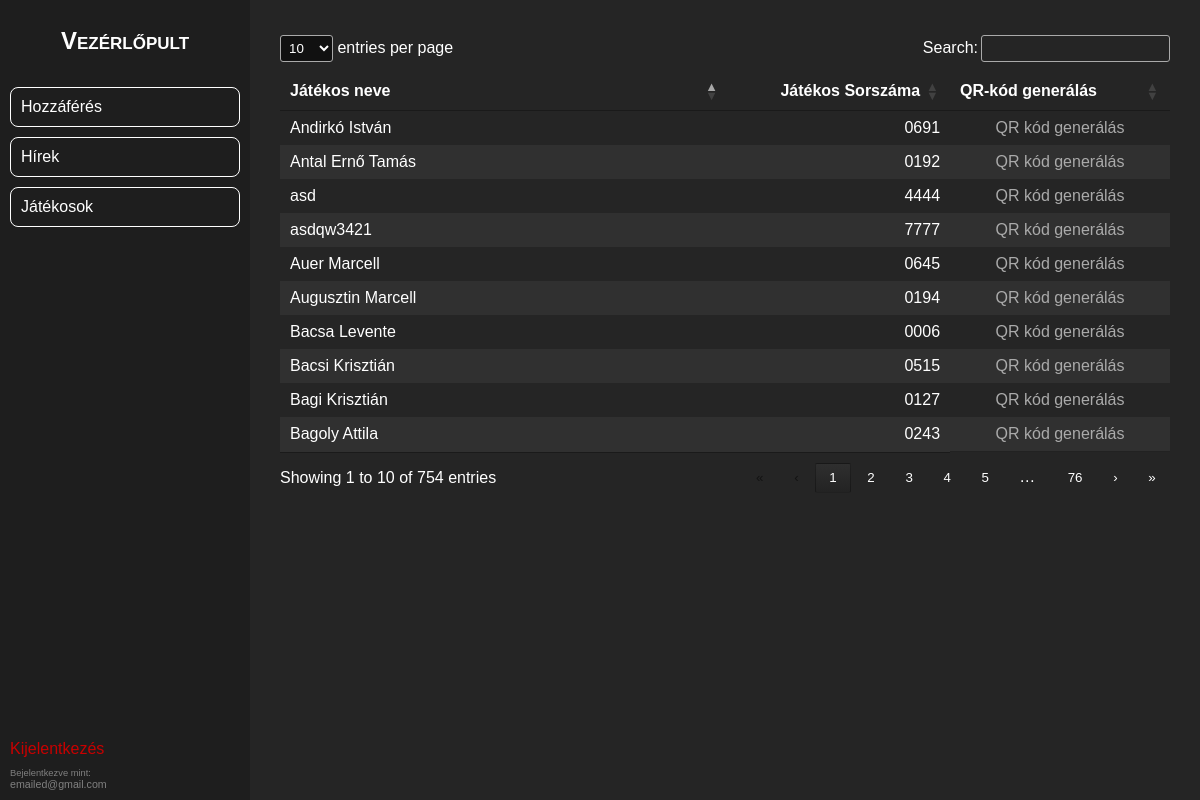
The page /admin/players/players_qr_kod.php (signed in) on the database as committed earlier.
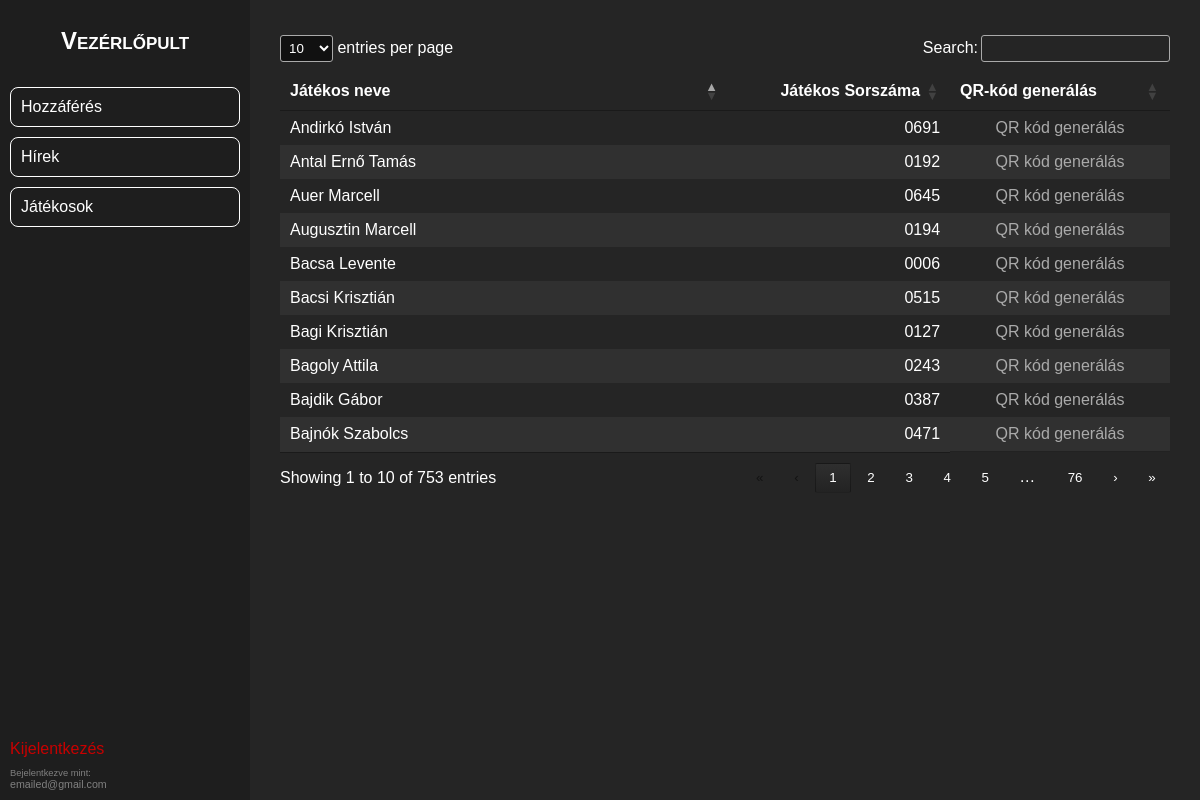
The same page on the database as committed later.
### tables this page shows
CREATE TABLE IF NOT EXISTS `players_data` (
  `player_id` int NOT NULL AUTO_INCREMENT,
  `name` varchar(100) DEFAULT NULL,
  `registration_number` varchar(10) DEFAULT NULL,
  `validity_date` date DEFAULT NULL,
  `status` enum('érvényes','eltiltva','érvényletelen') DEFAULT NULL,
  `suspension_start_date` date DEFAULT NULL,
  `suspension_end_date` date DEFAULT NULL,
  `profile_pic` text NOT NULL,
  PRIMARY KEY (`player_id`)
);

### admin/players/players_qr_kod.php (the view, shortened to what this page needs)
<?php
include("../headers/header.php");
?>
<div class="player-table-main-container">
    <?php include('../lib/jquery/players_qr_jquery.php'); ?>
    <table class="p-table" id="playersTable">
        <thead>
            <tr>
                <th style="width:15%;">Játékos neve</th>
                <th style="width:5%;">Játékos Sorszáma</th>
                <th style="width:5%;">QR-kód generálás</th>
            </tr>
        </thead>
        <tbody>
            <?php
            include('../../connect.php');
            $sqlSelect  =   "SELECT pd.player_id, pd.name, pd.registration_number
                             FROM players_data pd
                             LEFT JOIN players_health ph
                             ON pd.player_id = ph.player_id;";
            $result = mysqli_query($conn, $sqlSelect);
            while ($data = mysqli_fetch_array($result)) {
            ?>
                <tr class="playerRow">
                    <td><?php echo $data["name"] ?></td>
                    <td><?php echo $data["registration_number"] ?></td>
                    <td class="actions"><a class="action" href="../qr/choose_generation_method.php?player_id=<?php echo $data["player_id"] ?>">QR kód generálás</a></td>
                </tr>
            <?php
            }
            ?>
        </tbody>
    </table>
</div>
<?php
include("../headers/footer.php");
?>

Rows that differ between the two databases and show on the page:
removed players_data: name "asd", registration_number "4444"
removed players_data: name "asdqw3421", registration_number "7777"
now on this page (row unchanged): players_data: name "Bajdik Gábor", registration_number "0387"
now on this page (row unchanged): players_data: name "Bajnók Szabolcs", registration_number "0471"
Other text that changed with them:
text written by a page script: "entries per page Search: Showing 1 to 10 of 754 entries 1 2 3 4 5 … 76 › »" → "entries per page Search: Showing 1 to 10 of 753 entries 1 2 3 4 5 … 76 › »"
